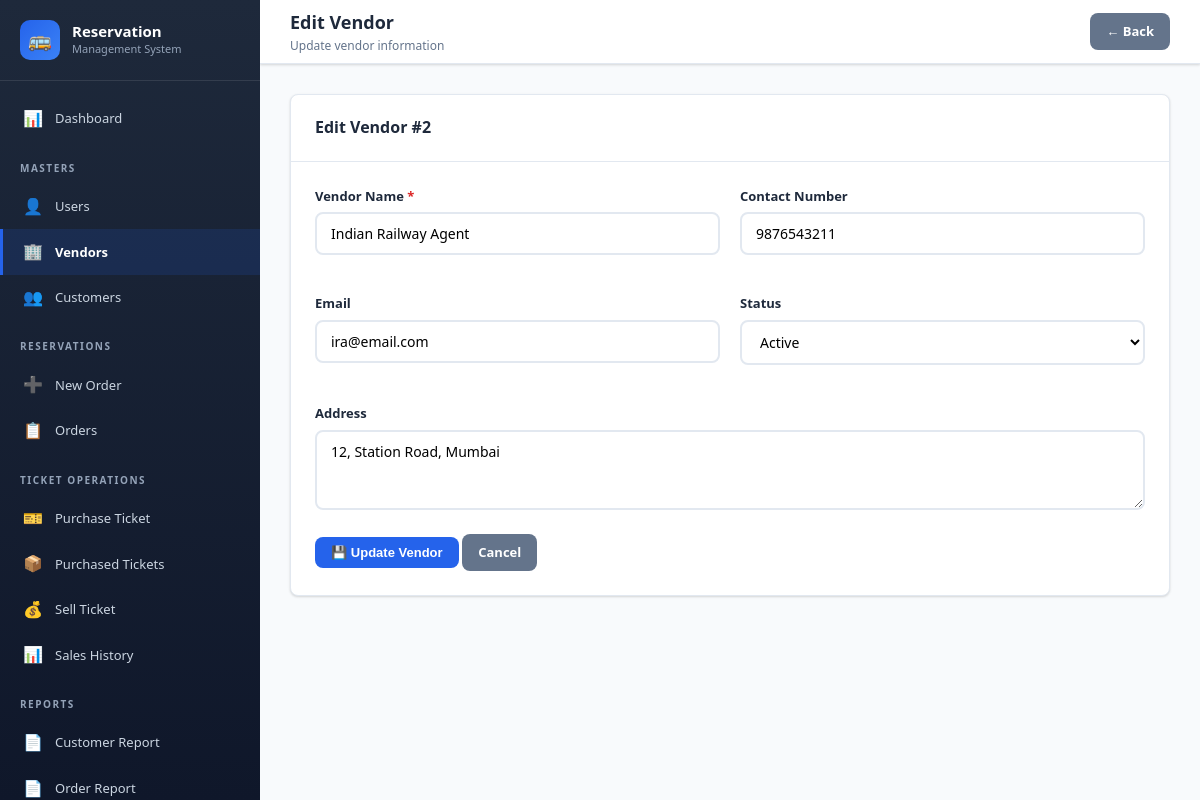
The page /vendor_edit.php?id=2 (signed in) on the database its author committed.
### tables this page shows
CREATE TABLE `vendors` (
    `vendor_id` INT(11) NOT NULL AUTO_INCREMENT,
    `vendor_name` VARCHAR(150) NOT NULL,
    `address` TEXT DEFAULT NULL,
    `contact` VARCHAR(20) DEFAULT NULL,
    `email` VARCHAR(100) DEFAULT NULL,
    `status` ENUM('Active', 'Inactive') NOT NULL DEFAULT 'Active',
    `created_at` DATETIME NOT NULL DEFAULT CURRENT_TIMESTAMP,
    `updated_at` DATETIME DEFAULT NULL ON UPDATE CURRENT_TIMESTAMP,
    PRIMARY KEY (`vendor_id`)
);

### vendor_edit.php (the view, shortened to what this page needs)
<?php
require_once 'config/database.php';
require_once 'includes/header.php';
require_once 'includes/sidebar.php';
$id = (int)($_GET['id'] ?? 0);
$vendor = $conn->query("SELECT * FROM vendors WHERE vendor_id = $id")->fetch_assoc();
?>
<div class="main-content">
    <div class="top-header">
        <div class="header-left"><h2>Edit Vendor</h2><p>Update vendor information</p></div>
        <div class="header-right"><a href="vendors.php" class="btn btn-secondary">← Back</a></div>
    </div>
    <div class="page-content">
        <div class="card">
            <div class="card-header"><h3>Edit Vendor #<?php echo $id; ?></h3></div>
            <div class="card-body">
                <form method="POST">
                    <div class="form-row">
                        <div class="form-group">
                            <label>Vendor Name <span class="required">*</span></label>
                            <input type="text" name="vendor_name" class="form-control" value="<?php echo htmlspecialchars($vendor['vendor_name']); ?>" required>
                        </div>
                        <div class="form-group">
                            <label>Contact Number</label>
                            <input type="text" name="contact" class="form-control" value="<?php echo htmlspecialchars($vendor['contact']); ?>">
                        </div>
                    </div>
                    <div class="form-row">
                        <div class="form-group">
                            <label>Email</label>
                            <input type="email" name="email" class="form-control" value="<?php echo htmlspecialchars($vendor['email']); ?>">
                        </div>
                        <div class="form-group">
                            <label>Status</label>
                            <select name="status" class="form-control">
                                <option value="Active" <?php echo $vendor['status'] == 'Active' ? 'selected' : ''; ?>>Active</option>
                            </select>
                        </div>
                    </div>
                    <div class="form-group">
                        <label>Address</label>
                        <textarea name="address" class="form-control"><?php echo htmlspecialchars($vendor['address']); ?></textarea>
                    </div>
                    <button type="submit" class="btn btn-primary">💾 Update Vendor</button>
                    <a href="vendors.php" class="btn btn-secondary">Cancel</a>
                </form>
            </div>
        </div>
    </div>
</div>
<?php require_once 'includes/footer.php'; ?>

### assets/css/style.css (style rules this page uses)
:root { --primary: #2563eb; --primary-dark: #1d4ed8; --primary-light: #dbeafe; --secondary: #64748b; --success: #16a34a; --success-light: #dcfce7; --danger: #dc2626; --danger-light: #fee2e2; --warning: #d97706; --warning-light: #fef3c7; --info: #0891b2; --info-light: #cffafe; --dark: #1e293b; --gray: #94a3b8; --gray-light: #f1f5f9; --white: #ffffff; --border: #e2e8f0; --shadow: 0 1px 3px rgba(0, 0, 0, 0.1), 0 1px 2px rgba(0, 0, 0, 0.06); --shadow-md: 0 4px 6px rgba(0, 0, 0, 0.07), 0 2px 4px rgba(0, 0, 0, 0.06); --shadow-lg: 0 10px 15px rgba(0, 0, 0, 0.1), 0 4px 6px rgba(0, 0, 0, 0.05); --radius: 8px; --sidebar-width: 260px; --header-height: 64px; --transition: all 0.3s ease; }
* { margin: 0; padding: 0; box-sizing: border-box; }
body { font-family: 'Segoe UI', Tahoma, Geneva, Verdana, sans-serif; background-color: #f8fafc; color: var(--dark); line-height: 1.6; font-size: 14px; }
a { text-decoration: none; color: var(--primary); }
.main-content { margin-left: var(--sidebar-width); flex: 1; min-height: 100vh; }
.top-header { height: var(--header-height); background: var(--white); border-bottom: 1px solid var(--border); display: flex; align-items: center; justify-content: space-between; padding: 0 30px; position: sticky; top: 0; z-index: 100; box-shadow: var(--shadow); }
.header-left h2 { font-size: 18px; color: var(--dark); }
.header-left p { font-size: 12px; color: var(--secondary); }
.header-right { display: flex; align-items: center; gap: 15px; }
.page-content { padding: 30px; }
.card { background: var(--white); border-radius: var(--radius); box-shadow: var(--shadow); border: 1px solid var(--border); margin-bottom: 25px; }
.card-header { padding: 20px 24px; border-bottom: 1px solid var(--border); display: flex; justify-content: space-between; align-items: center; }
.card-header h3 { font-size: 16px; color: var(--dark); }
.card-body { padding: 24px; }
.btn { display: inline-flex; align-items: center; gap: 6px; padding: 8px 16px; border-radius: var(--radius); font-size: 13px; font-weight: 600; cursor: pointer; transition: var(--transition); border: none; white-space: nowrap; }
.btn-primary { background: var(--primary); color: var(--white); }
.btn-secondary { background: var(--secondary); color: var(--white); }
.form-row { display: grid; grid-template-columns: repeat(auto-fit, minmax(250px, 1fr)); gap: 20px; margin-bottom: 20px; }
.form-group { margin-bottom: 18px; }
.form-group label { display: block; margin-bottom: 6px; font-weight: 600; color: var(--dark); font-size: 13px; }
.form-group label .required { color: var(--danger); }
.form-control { width: 100%; padding: 10px 14px; border: 2px solid var(--border); border-radius: var(--radius); font-size: 14px; transition: var(--transition); outline: none; background: var(--white); font-family: inherit; }
select.form-control { appearance: auto; }
textarea.form-control { min-height: 80px; resize: vertical; }

### rows shown on the page
vendors: vendor_name "Indian Railway Agent", contact "9876543211", email "ira@email.com", status "Active", address "12, Station Road, Mumbai"

### other values the page prints
$id "2"
